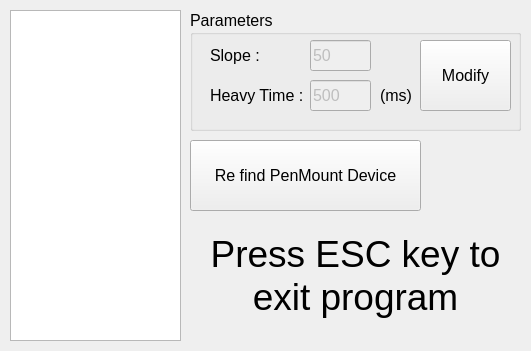
<?xml version="1.0" encoding="UTF-8"?>
<ui version="4.0">
 <class>Widget</class>
 <widget class="QWidget" name="Widget">
  <property name="geometry">
   <rect>
    <x>0</x>
    <y>0</y>
    <width>531</width>
    <height>351</height>
   </rect>
  </property>
  <property name="windowTitle">
   <string>Widget</string>
  </property>
  <widget class="QTableView" name="tableView">
   <property name="geometry">
    <rect>
     <x>10</x>
     <y>10</y>
     <width>171</width>
     <height>331</height>
    </rect>
   </property>
   <property name="frameShape">
    <enum>QFrame::StyledPanel</enum>
   </property>
   <property name="frameShadow">
    <enum>QFrame::Sunken</enum>
   </property>
   <property name="showGrid">
    <bool>true</bool>
   </property>
  </widget>
  <widget class="QGroupBox" name="groupBox">
   <property name="geometry">
    <rect>
     <x>190</x>
     <y>10</y>
     <width>331</width>
     <height>121</height>
    </rect>
   </property>
   <property name="font">
    <font>
     <pointsize>12</pointsize>
    </font>
   </property>
   <property name="title">
    <string>Parameters</string>
   </property>
   <widget class="QPushButton" name="pushButton">
    <property name="geometry">
     <rect>
      <x>230</x>
      <y>30</y>
      <width>91</width>
      <height>71</height>
     </rect>
    </property>
    <property name="font">
     <font>
      <pointsize>12</pointsize>
     </font>
    </property>
    <property name="text">
     <string>Modify</string>
    </property>
   </widget>
   <widget class="QLabel" name="label">
    <property name="geometry">
     <rect>
      <x>20</x>
      <y>30</y>
      <width>61</width>
      <height>31</height>
     </rect>
    </property>
    <property name="font">
     <font>
      <pointsize>12</pointsize>
     </font>
    </property>
    <property name="text">
     <string>Slope :</string>
    </property>
   </widget>
   <widget class="QLabel" name="label_2">
    <property name="geometry">
     <rect>
      <x>20</x>
      <y>70</y>
      <width>101</width>
      <height>31</height>
     </rect>
    </property>
    <property name="font">
     <font>
      <pointsize>12</pointsize>
     </font>
    </property>
    <property name="text">
     <string>Heavy Time :</string>
    </property>
   </widget>
   <widget class="QLabel" name="label_3">
    <property name="geometry">
     <rect>
      <x>190</x>
      <y>70</y>
      <width>41</width>
      <height>31</height>
     </rect>
    </property>
    <property name="font">
     <font>
      <pointsize>12</pointsize>
     </font>
    </property>
    <property name="text">
     <string>(ms)</string>
    </property>
   </widget>
   <widget class="QLineEdit" name="lineEdit">
    <property name="enabled">
     <bool>false</bool>
    </property>
    <property name="geometry">
     <rect>
      <x>120</x>
      <y>30</y>
      <width>61</width>
      <height>31</height>
     </rect>
    </property>
    <property name="font">
     <font>
      <pointsize>12</pointsize>
     </font>
    </property>
    <property name="inputMask">
     <string>999</string>
    </property>
    <property name="text">
     <string>50</string>
    </property>
   </widget>
   <widget class="QLineEdit" name="lineEdit_2">
    <property name="enabled">
     <bool>false</bool>
    </property>
    <property name="geometry">
     <rect>
      <x>120</x>
      <y>70</y>
      <width>61</width>
      <height>31</height>
     </rect>
    </property>
    <property name="font">
     <font>
      <pointsize>12</pointsize>
     </font>
    </property>
    <property name="inputMask">
     <string>999</string>
    </property>
    <property name="text">
     <string>500</string>
    </property>
   </widget>
  </widget>
  <widget class="QLabel" name="label_4">
   <property name="geometry">
    <rect>
     <x>190</x>
     <y>220</y>
     <width>331</width>
     <height>111</height>
    </rect>
   </property>
   <property name="font">
    <font>
     <pointsize>28</pointsize>
    </font>
   </property>
   <property name="text">
    <string>Press ESC key to exit program</string>
   </property>
   <property name="alignment">
    <set>Qt::AlignCenter</set>
   </property>
   <property name="wordWrap">
    <bool>true</bool>
   </property>
  </widget>
  <widget class="QPushButton" name="pushButton_2">
   <property name="geometry">
    <rect>
     <x>190</x>
     <y>140</y>
     <width>231</width>
     <height>71</height>
    </rect>
   </property>
   <property name="font">
    <font>
     <pointsize>12</pointsize>
    </font>
   </property>
   <property name="text">
    <string>Re find PenMount Device</string>
   </property>
  </widget>
 </widget>
 <layoutdefault spacing="6" margin="11"/>
 <resources/>
 <connections/>
</ui>
